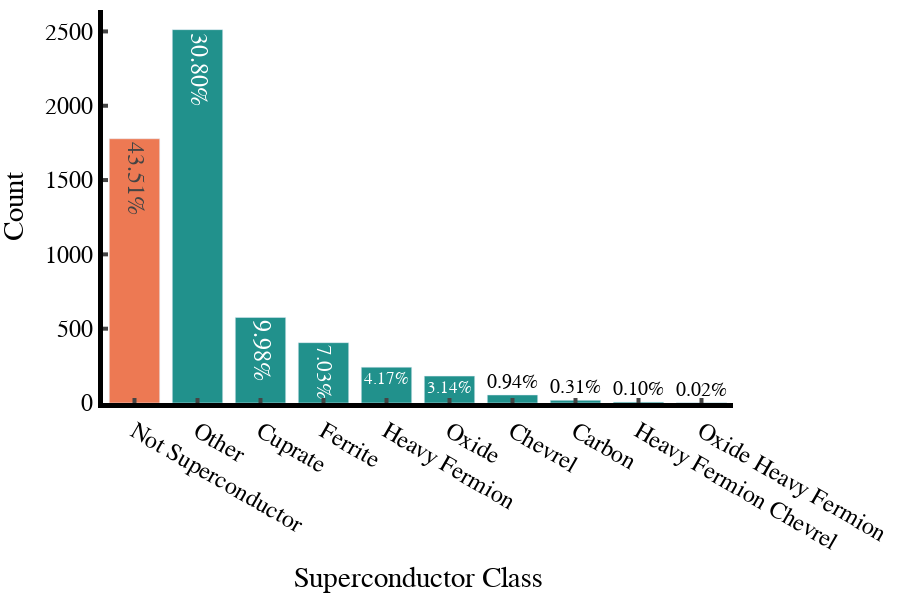

The code cell stored with this chart in its notebook:
### Code cell
sc_class_counts = sc_class_counts.reindex(['Not Superconductor', 'Other', 'Cuprate', 'Ferrite', 'Heavy Fermion', 'Oxide', 'Chevrel', 'Carbon', 'Heavy Fermion Chevrel', 'Oxide Heavy Fermion'])
precentages = (df_MP["sc_class_name"].value_counts()/total_dataset_length)*100

# Create a bar plot
data = [go.Bar(x=sc_class_counts.index,
               y=sc_class_counts.values,
               text= [f'{x:.2f}%' for x in precentages],
               textposition='auto',
               marker = dict(color=['rgb(237, 121, 83)', 'rgb(33, 145, 140)', 'rgb(33, 145, 140)', 'rgb(33, 145, 140)', 'rgb(33, 145, 140)', 'rgb(33, 145, 140)', 'rgb(33, 145, 140)', 'rgb(33, 145, 140)', 'rgb(33, 145, 140)', 'rgb(33, 145, 140)']))]

# Create the layout
layout = go.Layout(xaxis=dict(title="Superconductor Class", showline=True, linewidth=5, linecolor='black',
                              ticks='inside', tickwidth=4, ticklen=5),
                   yaxis=dict(title="Count", showline=True, linewidth=5, linecolor='black',
                              ticks='inside', tickwidth=4, ticklen=5), 
                   width=900,
                   height=600,
                   plot_bgcolor='white',
                   paper_bgcolor='white', 
                   font=dict(family='Helvetica', size=24, color='black'),
                   margin=dict(l=10, r=10, b=10, t=10))

# Create the figure
fig = go.Figure(data=data, layout=layout)

# Show the figure
fig.show()

fig.write_image(f"plots/bar_composition.png", width=900, height=600, scale=3)

### Figure 1 — Plotly figure (JSON) as saved in the notebook; plotly's stock layout.template omitted (floating-point values rounded to 4 significant figures)
{"data": [{"marker": {"color": ["rgb(237, 121, 83)", "rgb(33, 145, 140)", "rgb(33, 145, 140)", "rgb(33, 145, 140)", "rgb(33, 145, 140)", "rgb(33, 145, 140)", "rgb(33, 145, 140)", "rgb(33, 145, 140)", "rgb(33, 145, 140)", "rgb(33, 145, 140)"]}, "text": ["43.51%", "30.80%", "9.98%", "7.03%", "4.17%", "3.14%", "0.94%", "0.31%", "0.10%", "0.02%"], "textposition": "auto", "type": "bar", "x": ["Not Superconductor", "Other", "Cuprate", "Ferrite", "Heavy Fermion", "Oxide", "Chevrel", "Carbon", "Heavy Fermion Chevrel", "Oxide Heavy Fermion"], "y": [1778, 2512, 576, 406, 241, 181, 54, 18, 6, 1]}], "layout": {"font": {"color": "black", "family": "Helvetica", "size": 24}, "height": 600, "margin": {"b": 10, "l": 10, "r": 10, "t": 10}, "paper_bgcolor": "white", "plot_bgcolor": "white", "width": 900, "xaxis": {"linecolor": "black", "linewidth": 5, "showline": true, "ticklen": 5, "ticks": "inside", "tickwidth": 4, "title": {"text": "Superconductor Class"}}, "yaxis": {"linecolor": "black", "linewidth": 5, "showline": true, "ticklen": 5, "ticks": "inside", "tickwidth": 4, "title": {"text": "Count"}}}}
